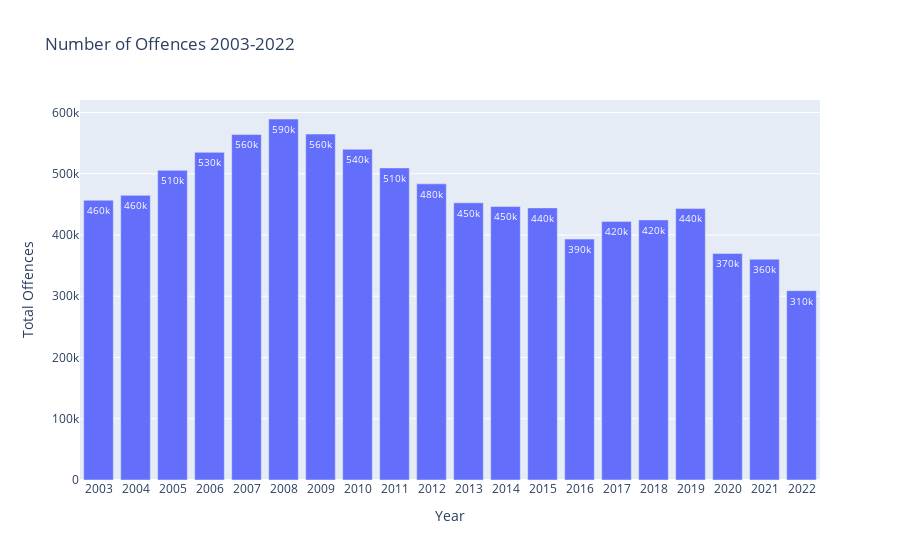

Notebook source saved alongside this figure:
### Code cell
# Visualise 'Number of Offences by Year'

import plotly.express as px

fig = px.bar(  
    data_frame=total,    
    x=total.index,   y='VALUE', text_auto='.2s', labels={'VALUE': 'Total Offences'},
    title='Number of Offences 2003-2022')

"""Change angle of text on bars
https://plotly.com/python/bar-charts/
"""
fig.update_traces(textfont_size=10, textangle=0)

fig.show()

### Figure 1 — Plotly figure (JSON) as saved in the notebook; plotly's stock layout.template omitted (floating-point values rounded to 4 significant figures)
{"data": [{"alignmentgroup": "True", "hovertemplate": "Year=%{x}<br>Total Offences=%{y}<extra></extra>", "legendgroup": "", "marker": {"color": "#636efa", "pattern": {"shape": ""}}, "name": "", "offsetgroup": "", "orientation": "v", "showlegend": false, "textangle": 0, "textfont": {"size": 10}, "textposition": "auto", "texttemplate": "%{y:.2s}", "type": "bar", "x": ["2003", "2004", "2005", "2006", "2007", "2008", "2009", "2010", "2011", "2012", "2013", "2014", "2015", "2016", "2017", "2018", "2019", "2020", "2021", "2022"], "xaxis": "x", "y": [456739, 464692, 505475, 534868, 563948, 589335, 564789, 539928, 509446, 483435, 452456, 446420, 444225, 393251, 422182, 424639, 443099, 369698, 360431, 309054], "yaxis": "y"}], "layout": {"barmode": "relative", "legend": {"tracegroupgap": 0}, "title": {"text": "Number of Offences 2003-2022"}, "xaxis": {"anchor": "y", "domain": [0, 1], "title": {"text": "Year"}}, "yaxis": {"anchor": "x", "domain": [0, 1], "title": {"text": "Total Offences"}}}}
